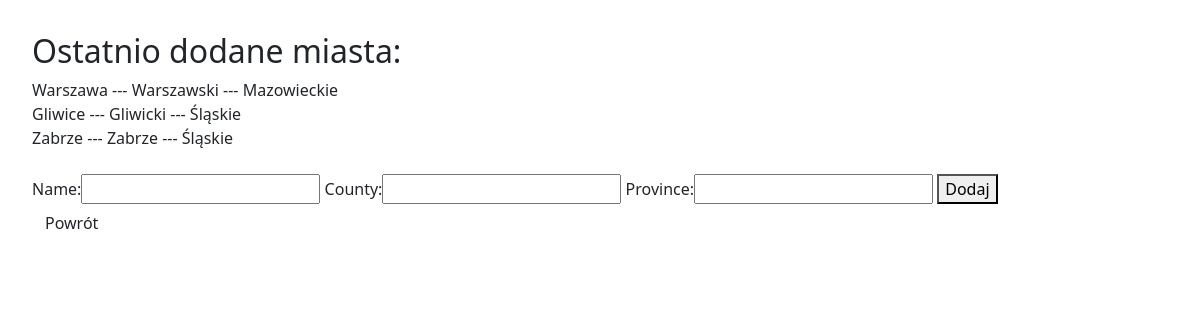
The app's page /covid/add_city/ (signed in) with its own data.
### covid/models.py (models this page shows, shortened)
class City(models.Model):
    name = models.CharField(max_length=32)
    county = models.CharField(max_length=32)
    province = models.CharField(max_length=32)

### covid/views.py (the view)
# urls.py: path('add_city/', add_city, name='add_city')
@login_required
def add_city(request):
    if City.objects.count() <= 5:
        cities = City.objects.order_by('-id')
    else:
        cities = City.objects.order_by('-id')[0:6]
    form_city = CityForm(request.POST or None)
    if form_city.is_valid():
        form_city.save()
        return redirect(add_city)
    return render(request, 'add_city.html', {'form_city': form_city, 'cities': cities})

### covid/forms.py
class CityForm(ModelForm):
    class Meta:
        model = City
        fields = ['name', 'county', 'province']

### templates/add_city.html (shortened to what this page needs)
{% extends 'pattern.html' %}
{% load bootstrap %}
{% block page %}
    <h2>Ostatnio dodane miasta:</h2>
    {% for city in cities %}
        {{ city.name }} --- {{ city.county }} --- {{ city.province }} <br>
    {% endfor %}
    <br>
    <form method="POST" enctype="multipart/form-data">
        {{ form_city|bootstrap }}
        <button type="submit">Dodaj</button>
    </form>
    <a href="{% url 'main' %}" class="btn" >Powrót</a>
{% endblock %}

### static/global.css (style rules this page uses)
body { padding: 2em; }

### records on screen
City: name "Warszawa", county "Warszawski", province "Mazowieckie"
City: name "Gliwice", county "Gliwicki", province "Śląskie"
City: name "Zabrze", county "Zabrze", province "Śląskie"
